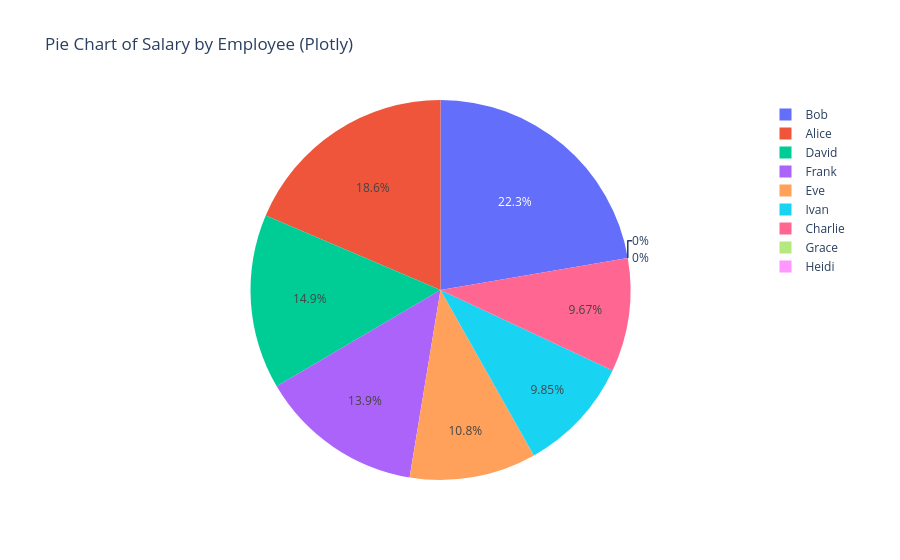

Write notebook code for a chart like this one.
### Code cell
# plotly

salary_by_name = Employee.groupby('EmployeeName')['Salary'].sum().reset_index()

fig = px.pie(salary_by_name, names='EmployeeName', values='Salary', title='Pie Chart of Salary by Employee (Plotly)')

fig.show()

### Figure 1 — Plotly figure (JSON) as saved in the notebook; plotly's stock layout.template omitted (floating-point values rounded to 4 significant figures)
{"data": [{"domain": {"x": [0, 1], "y": [0, 1]}, "hovertemplate": "EmployeeName=%{label}<br>Salary=%{value}<extra></extra>", "labels": ["Alice", "Bob", "Charlie", "David", "Eve", "Frank", "Grace", "Heidi", "Ivan"], "legendgroup": "", "name": "", "showlegend": true, "type": "pie", "values": [100000.0, 120000.0, 52000.0, 80000.0, 58000.0, 75000.0, 0.0, 0.0, 53000.0]}], "layout": {"legend": {"tracegroupgap": 0}, "title": {"text": "Pie Chart of Salary by Employee (Plotly)"}}}
